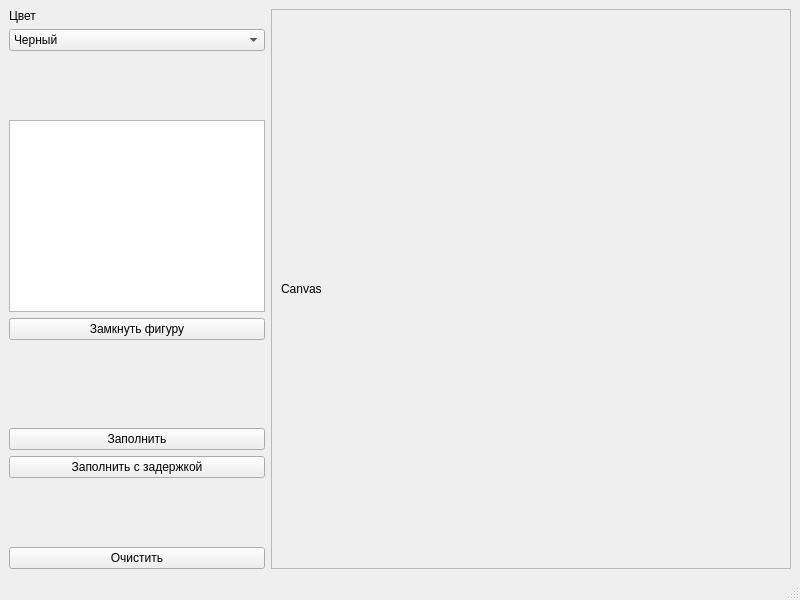
<?xml version="1.0" encoding="UTF-8"?>
<ui version="4.0">
 <class>MainWindow</class>
 <widget class="QMainWindow" name="MainWindow">
  <property name="geometry">
   <rect>
    <x>0</x>
    <y>0</y>
    <width>800</width>
    <height>600</height>
   </rect>
  </property>
  <property name="windowTitle">
   <string>MainWindow</string>
  </property>
  <widget class="QWidget" name="centralwidget">
   <layout class="QHBoxLayout" name="horizontalLayout">
    <item>
     <layout class="QVBoxLayout" name="verticalLayout_2">
      <item>
       <widget class="QLabel" name="label_2">
        <property name="text">
         <string>Цвет</string>
        </property>
       </widget>
      </item>
      <item>
       <widget class="QComboBox" name="comboBox">
        <property name="currentIndex">
         <number>0</number>
        </property>
        <item>
         <property name="text">
          <string>Черный</string>
         </property>
        </item>
        <item>
         <property name="text">
          <string>Синий</string>
         </property>
        </item>
       </widget>
      </item>
      <item>
       <spacer name="verticalSpacer_2">
        <property name="orientation">
         <enum>Qt::Vertical</enum>
        </property>
        <property name="sizeHint" stdset="0">
         <size>
          <width>20</width>
          <height>40</height>
         </size>
        </property>
       </spacer>
      </item>
      <item>
       <widget class="QTextBrowser" name="textBrowser">
        <property name="sizePolicy">
         <sizepolicy hsizetype="Minimum" vsizetype="Expanding">
          <horstretch>0</horstretch>
          <verstretch>0</verstretch>
         </sizepolicy>
        </property>
        <property name="html">
         <string notr="true">&lt;!DOCTYPE HTML PUBLIC &quot;-//W3C//DTD HTML 4.0//EN&quot; &quot;http://www.w3.org/TR/REC-html40/strict.dtd&quot;&gt;
&lt;html&gt;&lt;head&gt;&lt;meta name=&quot;qrichtext&quot; content=&quot;1&quot; /&gt;&lt;style type=&quot;text/css&quot;&gt;
p, li { white-space: pre-wrap; }
&lt;/style&gt;&lt;/head&gt;&lt;body style=&quot; font-family:'Sans Serif'; font-size:9pt; font-weight:400; font-style:normal;&quot;&gt;
&lt;p style=&quot;-qt-paragraph-type:empty; margin-top:0px; margin-bottom:0px; margin-left:0px; margin-right:0px; -qt-block-indent:0; text-indent:0px;&quot;&gt;&lt;br /&gt;&lt;/p&gt;&lt;/body&gt;&lt;/html&gt;</string>
        </property>
        <property name="openLinks">
         <bool>false</bool>
        </property>
       </widget>
      </item>
      <item>
       <widget class="QPushButton" name="end_fig_btn">
        <property name="text">
         <string>Замкнуть фигуру</string>
        </property>
       </widget>
      </item>
      <item>
       <spacer name="verticalSpacer">
        <property name="orientation">
         <enum>Qt::Vertical</enum>
        </property>
        <property name="sizeHint" stdset="0">
         <size>
          <width>20</width>
          <height>40</height>
         </size>
        </property>
       </spacer>
      </item>
      <item>
       <widget class="QLabel" name="time_label">
        <property name="text">
         <string/>
        </property>
       </widget>
      </item>
      <item>
       <widget class="QPushButton" name="fill_fig">
        <property name="text">
         <string>Заполнить</string>
        </property>
       </widget>
      </item>
      <item>
       <widget class="QPushButton" name="fill_fig_slow">
        <property name="text">
         <string>Заполнить c задержкой</string>
        </property>
       </widget>
      </item>
      <item>
       <spacer name="verticalSpacer_3">
        <property name="orientation">
         <enum>Qt::Vertical</enum>
        </property>
        <property name="sizeHint" stdset="0">
         <size>
          <width>20</width>
          <height>40</height>
         </size>
        </property>
       </spacer>
      </item>
      <item>
       <widget class="QPushButton" name="clear_btn">
        <property name="text">
         <string>Очистить</string>
        </property>
       </widget>
      </item>
     </layout>
    </item>
    <item>
     <widget class="QScrollArea" name="scrollArea">
      <property name="verticalScrollBarPolicy">
       <enum>Qt::ScrollBarAlwaysOff</enum>
      </property>
      <property name="horizontalScrollBarPolicy">
       <enum>Qt::ScrollBarAlwaysOff</enum>
      </property>
      <property name="widgetResizable">
       <bool>true</bool>
      </property>
      <widget class="QWidget" name="scrollAreaWidgetContents">
       <property name="geometry">
        <rect>
         <x>0</x>
         <y>0</y>
         <width>516</width>
         <height>536</height>
        </rect>
       </property>
       <layout class="QVBoxLayout" name="verticalLayout">
        <item>
         <widget class="QLabel" name="canvas">
          <property name="text">
           <string>Canvas</string>
          </property>
         </widget>
        </item>
       </layout>
      </widget>
     </widget>
    </item>
   </layout>
  </widget>
  <widget class="QMenuBar" name="menubar">
   <property name="geometry">
    <rect>
     <x>0</x>
     <y>0</y>
     <width>800</width>
     <height>22</height>
    </rect>
   </property>
  </widget>
  <widget class="QStatusBar" name="statusbar"/>
 </widget>
 <resources/>
 <connections/>
</ui>
